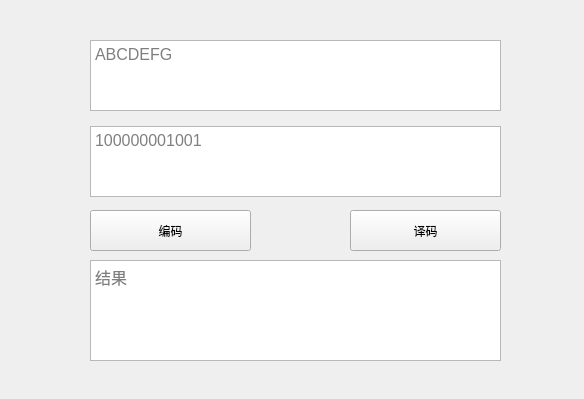
<?xml version="1.0" encoding="UTF-8"?>
<ui version="4.0">
 <class>Huffman</class>
 <widget class="QWidget" name="Huffman">
  <property name="geometry">
   <rect>
    <x>0</x>
    <y>0</y>
    <width>584</width>
    <height>399</height>
   </rect>
  </property>
  <property name="windowTitle">
   <string>Huffman</string>
  </property>
  <widget class="QPushButton" name="pushButton">
   <property name="geometry">
    <rect>
     <x>90</x>
     <y>210</y>
     <width>161</width>
     <height>41</height>
    </rect>
   </property>
   <property name="text">
    <string>编码</string>
   </property>
  </widget>
  <widget class="QPushButton" name="pushButton_2">
   <property name="geometry">
    <rect>
     <x>350</x>
     <y>210</y>
     <width>151</width>
     <height>41</height>
    </rect>
   </property>
   <property name="text">
    <string>译码</string>
   </property>
  </widget>
  <widget class="QTextBrowser" name="textBrowser">
   <property name="geometry">
    <rect>
     <x>90</x>
     <y>260</y>
     <width>411</width>
     <height>101</height>
    </rect>
   </property>
   <property name="font">
    <font>
     <family>Arial</family>
     <pointsize>12</pointsize>
    </font>
   </property>
   <property name="placeholderText">
    <string>结果</string>
   </property>
  </widget>
  <widget class="QPlainTextEdit" name="plainTextEdit">
   <property name="geometry">
    <rect>
     <x>90</x>
     <y>40</y>
     <width>411</width>
     <height>71</height>
    </rect>
   </property>
   <property name="font">
    <font>
     <family>Arial</family>
     <pointsize>12</pointsize>
    </font>
   </property>
   <property name="layoutDirection">
    <enum>Qt::LeftToRight</enum>
   </property>
   <property name="placeholderText">
    <string>ABCDEFG</string>
   </property>
  </widget>
  <widget class="QPlainTextEdit" name="plainTextEdit_2">
   <property name="geometry">
    <rect>
     <x>90</x>
     <y>126</y>
     <width>411</width>
     <height>71</height>
    </rect>
   </property>
   <property name="font">
    <font>
     <family>Arial</family>
     <pointsize>12</pointsize>
    </font>
   </property>
   <property name="placeholderText">
    <string>100000001001</string>
   </property>
  </widget>
 </widget>
 <resources/>
 <connections/>
</ui>
